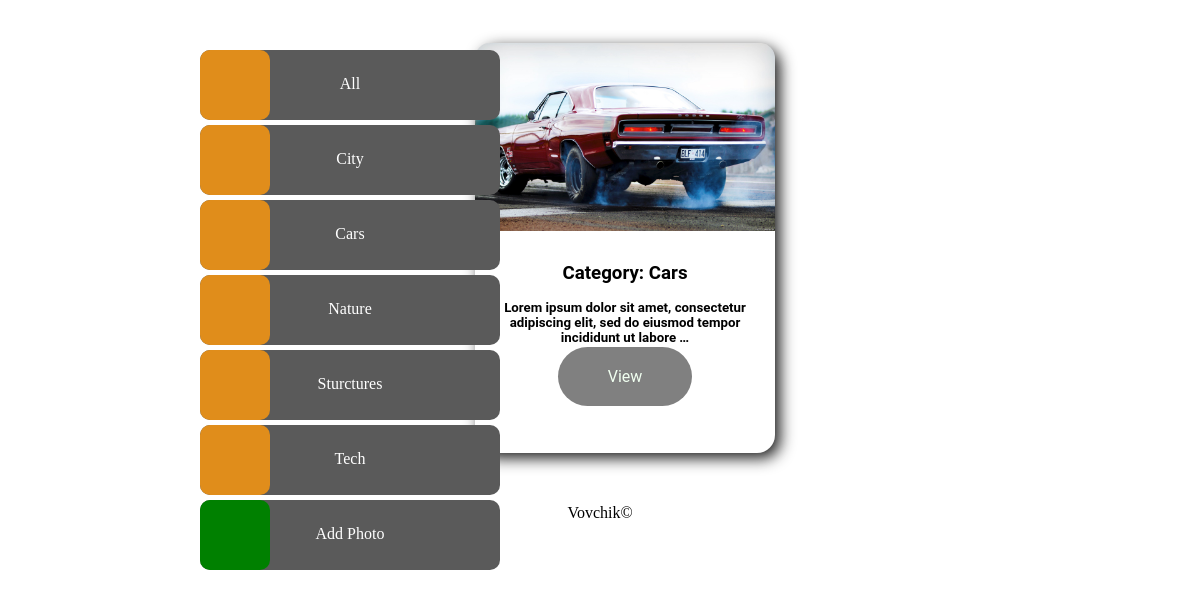
Page /?category=Cars on the committed database.
### base/models.py (models this page shows, shortened)
class Category(models.Model):
    name = models.CharField(max_length=128, null=False, blank=False)
    class Meta:
        verbose_name = ("Category")
        verbose_name_plural = ("Categories")

class Photo(models.Model):
    category = models.ForeignKey(Category, on_delete=models.SET_NULL, null=True, blank=True)
    image = models.ImageField(null=False, blank=False)
    description = models.TextField()
    class Meta:
        verbose_name = ("Photo")
        verbose_name_plural = ("Photos")

### base/views.py (the view)
# urls.py: path('', index, name='index'),
def index(request):
    category = request.GET.get('category')
    if category is None:
        images = Photo.objects.all()
    else:
        images = Photo.objects.filter(category__name=category)
    categories = Category.objects.all()
    context = {'categories': categories, 'images': images}
    return render(request, 'base/index.html', context)

### base/templates/base/index.html (shortened to what this page needs)
{% load static %}
<!DOCTYPE html>
<html lang="en">
  <head>
    <link rel="stylesheet" href="{% static '\base\css\card.css' %}" />
    <link rel="stylesheet" href="{% static '\base\css\style.css' %}" />
  </head>
  <body>
    <div class="container">
      <div class="left-container">
        <div>
          <ul class="categories">
            <li class="var_nav">
              <div class="link_bg"></div>
              <div class="link_title">
                <a href="{% url 'index' %}"><span>All</span></a>
              </div>
            </li>
            {% for category in categories %}
            <li class="var_nav">
              <div class="link_bg"></div>
              <div class="link_title">
                <a href="{% url 'index' %}?category={{ category.name }}"><span>{{ category.name }}</span></a>
              </div>
            </li>
            {% endfor %}
            <li class="var_nav">
              <div class="link_bg col"></div>
              <div class="link_title">
                <a href="{% url 'add_photo' %}"><span>Add Photo</span></a>
              </div>
            </li>
          </ul>
        </div>
      </div>
      <div class="right-container">
        {% for image in images %}
        <div class="card">
          <img class="card-image" src="{{ image.image.url }}" />
          <div class="card-text-category">
            <h3>Category: {{ image.category.name }}</h3>
          </div>
          <div class="card-text-description">
            <h5>{{ image.description | truncatewords:15}}</h5>
            <div class="card-button-block">
              <a class="card-button" href="{% url 'card_view' image.id %}">View</a>
            </div>
          </div>
        </div>
        {% empty %}
        <h1>No photos here!</h1>
        {% endfor %}
      </div>
    </div>
    <footer>
      <p>Vovchik&copy</p>
    </footer>
  </body>
</html>

### base/static/base/css/card.css (style rules this page uses)
.card { display: grid; grid-template-columns: 300px; grid-template-rows: 200px 30px 150px 30px; grid-template-areas: "image" "category" "description" "button"; font-family: roboto; border-radius: 18px; background: white; box-shadow: 5px 5px 15px rgba(0, 0, 0, 0.9); text-align: center; transition: 0.5s ease; margin: 10px; }
.card-image { max-height: 200px; max-width: 300px; object-fit: cover; background-size: cover; grid-area: image; border-top-left-radius: 15px; border-top-right-radius: 15px; }
.card-text-category { grid-area: category; margin-left: 5px; margin-right: 5px; }
.card-text-description { grid-area: description; margin: 5px; }
.card-button-block { grid-area: button; }
.card-button { text-decoration: none; padding: 20px 50px; font-style: 1.25rem; background: grey; color: honeydew; border-radius: 30px; }

### base/static/base/css/style.css (style rules this page uses)
body { display: flex; flex-direction: column; justify-content: center; }
.container { display: flex; max-width: 1440px; margin: 0 auto; }
.left-container { display: flex; justify-content: center; align-items: center; margin: 25px; flex: 1; }
.right-container { margin: 25px; justify-content: space-evenly; flex: 3; display: flex; flex-wrap: wrap; }
.categories { position: fixed; top: 50px; left: 200px; }
footer { margin: 0 auto; }
ul { margin: 0; padding: 0; list-style-type: none; backface-visibility: hidden; }
.var_nav { border-radius: 10px; position: relative; background: #5a5a5a; width: 300px; height: 70px; margin-bottom: 5px; }
.link_bg { border-radius: 10px; width: 70px; height: 70px; position: absolute; background: #e08d1b; color: #fff; z-index: 2; }
.link_title { position: absolute; width: 100%; z-index: 3; }
.col { background: green; }
.link_title > a { display: block; position: absolute; text-decoration: none; color: #fff; width: 100%; height: 70px; text-align: center; }
span { margin-top: 25px; display: block; }

### rows in the picture
Category: name "City"
Category: name "Cars"
Category: name "Nature"
Category: name "Sturctures"
Category: name "Tech"
Photo: image (picture), category.name "Cars", description "Lorem ipsum dolor sit amet, consectetur adipiscing elit, sed do eiusmod tempor incididunt ut labore …"
